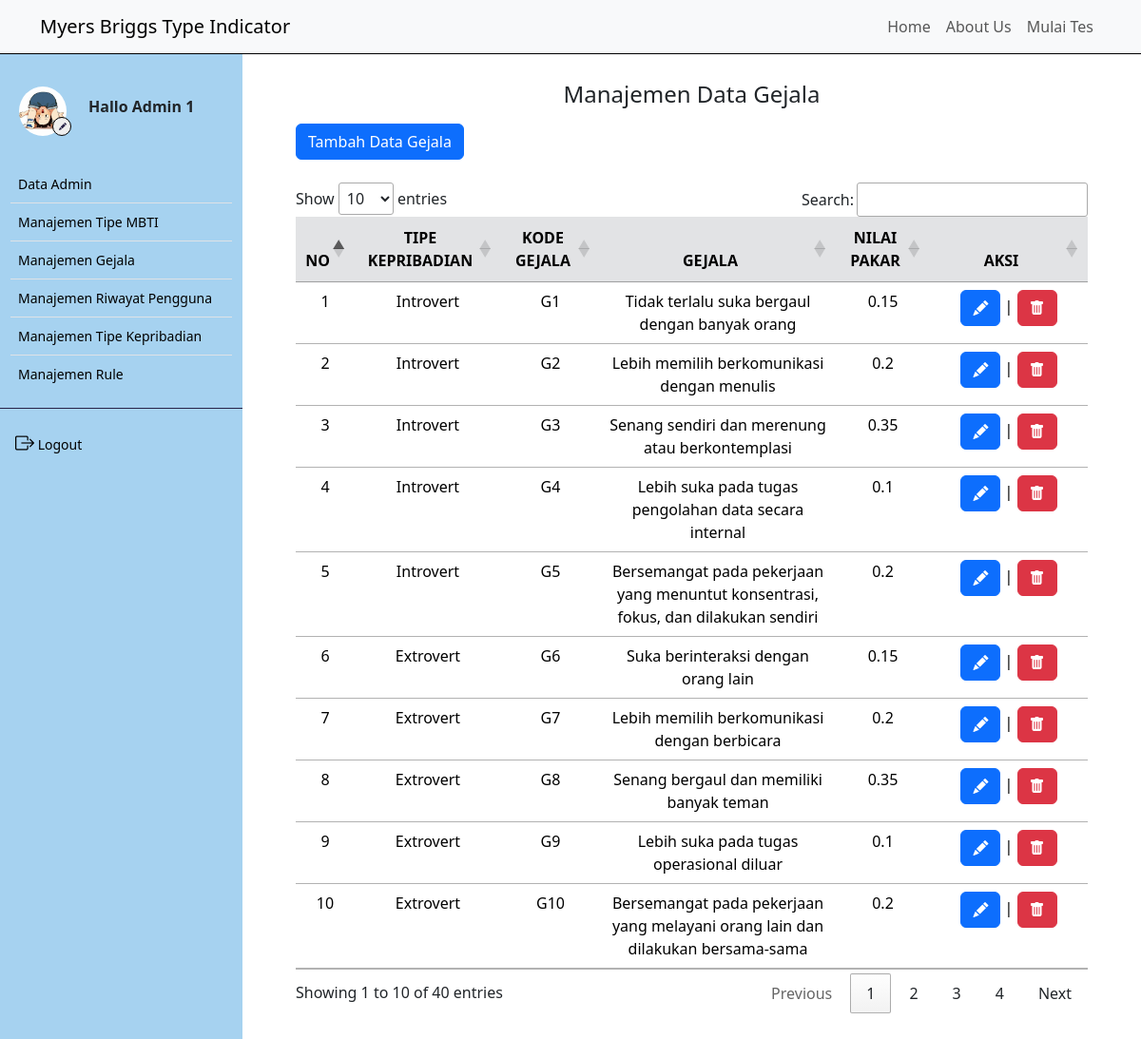
The app's page /gejala/index.php (signed in) with its own data.
### tables this page shows
CREATE TABLE `user` (
  `iduser` int(11) NOT NULL,
  `nama` varchar(50) NOT NULL,
  `username` varchar(50) NOT NULL,
  `password` varchar(100) NOT NULL,
  `email` varchar(50) NOT NULL,
  `foto` varchar(50) NOT NULL
);

CREATE TABLE `gejala` (
  `id_gejala` int(11) NOT NULL,
  `id_kepribadian` int(11) NOT NULL,
  `kode_gejala` varchar(20) NOT NULL,
  `gejala` text NOT NULL,
  `nilai_pakar` double NOT NULL
);

CREATE TABLE `tp_kepribadian` (
  `id_kepribadian` int(11) NOT NULL,
  `kode_kepribadian` varchar(20) NOT NULL,
  `kepribadian` varchar(30) NOT NULL,
  `inisial` varchar(10) NOT NULL,
  `skala` int(5) NOT NULL,
  `deskripsi` text NOT NULL
);

### controller/main.php (called while the page is built, shortened)
<?php
$conn = mysqli_connect("localhost", "root", "", "mbti");
function query($query)
{
    global $conn;
    $result = mysqli_query($conn, $query);
    $rows = [];
    while ($row = mysqli_fetch_assoc($result)) {
        $rows[] = $row;
    }
    return $rows;
}
function generateRandomKey()
{
    $keyLength = 32;
    $randomBytes = openssl_random_pseudo_bytes($keyLength, $strong);
    if (!$strong) {
        $randomBytes = random_bytes($keyLength);
    }
    return base64_encode($randomBytes);
}
function enkripsi($kata)
{
    $key = generateRandomKey();
    $string = openssl_encrypt($kata, 'AES-256-CBC', $key, 0, substr($key, 0, 16));
    $hasilEnkripsi = base64_encode($key . $string);
    return $hasilEnkripsi;
}
function dekripsi($kata)
{
    $string = base64_decode($kata);
    $key = substr($string, 0, 44);
    $enkripsi = substr($string, 44);
    $hasil = openssl_decrypt($enkripsi, 'AES-256-CBC', $key, 0, substr($key, 0, 16));
    return $hasil;
}
?>

### gejala/index.php (the view, shortened to what this page needs)
<?php
$gejala = query("SELECT * FROM gejala ORDER BY CAST(SUBSTRING(kode_gejala, 2) AS UNSIGNED)");
?>
<!DOCTYPE html>
<html lang="en">
<head>
    <link href="https://cdn.jsdelivr.net/npm/bootstrap@5.3.2/dist/css/bootstrap.min.css" rel="stylesheet"
 />
    <link rel="stylesheet" href="https://cdn.jsdelivr.net/npm/bootstrap-icons@1.9.1/font/bootstrap-icons.css" />
    <link rel="stylesheet" href="https://cdn.datatables.net/1.13.4/css/jquery.dataTables.min.css">
    <link rel="stylesheet" href="../style.css">
</head>
<body>
    <div class="content">
        <?php
        require_once('../navbar/navbar.php');
        ?>
        <div class="main-container m-0">
            <div class="d-flex">
                <?php
                require_once('../navbar/sidebar_inside.php');
                ?>
                <div class="contents" style="margin: 75px 0; padding: 10px 40px;">
                    <h4 class="text-center">Manajemen Data Gejala</h4>
                    <div class="ms-3 mt-3">
                        <a href="../gejala/input.php">
                            <button class="btn btn-primary">Tambah Data Gejala</button>
                        </a>
                    </div>
                    <div class="tabel mt-4 mx-3">
                        <table id="example" class="table table-hover text-center">
                            <thead>
                                <tr class="table-secondary">
                                    <th class="text-center" scope="col">NO</th>
                                    <th class="text-center" scope="col">TIPE KEPRIBADIAN</th>
                                    <th class="text-center" scope="col">KODE GEJALA</th>
                                    <th class="text-center" scope="col">GEJALA</th>
                                    <th class="text-center" scope="col">NILAI PAKAR</th>
                                    <th class="text-center" scope="col" style="width: 130px;">AKSI</th>
                                </tr>
                            </thead>
                            <tbody>
                                <?php
                                $i = 1;
                                foreach ($gejala as $g):
                                    $id_kepribadian = $g['id_kepribadian'];
                                    $kepribadian = query("SELECT kepribadian FROM tp_kepribadian WHERE id_kepribadian = $id_kepribadian")[0];
                                    ?>
                                    <tr>
                                        <td>
                                            <?= $i; ?>
                                        </td>
                                        <td>
                                            <?= $kepribadian['kepribadian']; ?>
                                        </td>
                                        <td>
                                            <?= $g['kode_gejala']; ?>
                                        </td>
                                        <td>
                                            <?= $g['gejala']; ?>
                                        </td>
                                        <td>
                                            <?= $g['nilai_pakar']; ?>
                                        </td>
                                        <td>
                                            <a class="text-decoration-none"
                                                href="edit.php?id=<?= enkripsi($g['id_gejala']); ?>">
                                                <button class="btn btn-primary"><i class="bi bi-pencil-fill"></i></button>
                                            </a>
                                            |
                                            <a class="delete bg-danger" id="delete"
                                                onclick="confirmDelete(<?= $g['id_gejala']; ?>)">
                                                <button class="btn btn-danger"><i class="bi bi-trash-fill"></i></button>
                                            </a>
                                        </td>
                                    </tr>
                                    <?php
                                    $i++;
                                endforeach;
                                ?>
                            </tbody>
                        </table>
                    </div>
                </div>
            </div>
        </div>
</body>
</html>

### navbar/sidebar_inside.php (shortened to what this page needs)
<?php
require_once '../controller/main.php';
$id_user = dekripsi($_COOKIE['SPmbti']);
$user = query("SELECT * FROM user WHERE iduser = $id_user")[0];
?>
<div class="sidebar" id="side_nav">
    <div class="content-side">
        <div class="profil pt-4">
            <div class="row d-flex align-items-center">
                <div class="col-sm-4 me-0">
                    <img src="../image/<?= $user['foto']; ?>" class="rounded-circle" alt="profi">
                    <a href="../profil">
                        <button class="rounded-circle"><i class="bi bi-pencil-fill"></i></button>
                    </a>
                </div>
                <div class="col-sm-8 m-0">
                    <h6 class="fw-bold">
                        Hallo
                        <?= $user['nama']; ?>
                    </h6>
                </div>
            </div>
        </div>
        <div class="">
            <ul class="list-group list-group-flush pt-4 fw-medium">
                <li class="list-group-item">
                    <a href="../admin/data_admin.php" class="text-decoration-none d-block">
                        <span>Data Admin</span>
                    </a>
                </li>
                <li class="list-group-item">
                    <a href="../tipe_mbti" class="text-decoration-none d-block">
                        <span>Manajemen Tipe MBTI</span>
                    </a>
                </li>
                <li class="list-group-item">
                    <a href="../gejala" class="text-decoration-none d-block">
                        <span>Manajemen Gejala</span>
                    </a>
                </li>
                <li class="list-group-item">
                    <a href="../riwayat" class="text-decoration-none d-block">
                        <span>Manajemen Riwayat Pengguna</span>
                    </a>
                </li>
                <li class="list-group-item">
                    <a href="../tipe_kepribadian" class="text-decoration-none d-block">
                        <span>Manajemen Tipe Kepribadian</span>
                    </a>
                </li>
                <li class="list-group-item">
                    <a href="rule" class="text-decoration-none d-block">
                        <span>Manajemen Rule</span>
                    </a>
                </li>
            </ul>
        </div>
        <hr class="hr-color">
        <ul class="list-unstyled fw-medium pb-5">
            <li>
                <a href="../logout.php" class="text-decoration-none d-block">
                    <i class="bi bi-box-arrow-right fs-5"></i>
                    <span>Logout</span>
                </a>
            </li>
        </ul>
    </div>
</div>

### style.css (style rules this page uses)
.content, .contents { min-height: 100vh; width: 100%; }
.sidebar { background: #7ebeeab0; min-width: 255px; max-width: 255px; transition: all ease-in 0.3s; min-height: 100vh; }
hr.hr-color { color: #272247; opacity: 1; }
.sidebar ul { padding: 0 11px; }
.sidebar li a { color: black; padding: 5px; font-size: 14px; margin-left: 0; }
.sidebar .list-group-item { padding: 4px 3px; }
.sidebar .list-group-item { background-color: transparent; }
.content-side { position: fixed; margin-top: 60px; width: 255px; }
.sidebar .profil img { width: 50px; height: 66px; margin-left:20px; padding: 7px 0; display: block; transition: all ease-in 0.3s; object-fit: cover; }
.sidebar .profil button { border: 1px solid black; position: absolute; margin-top: -27px; margin-left: 55px; width: 20px; height: 20px; }
.sidebar .profil button i { font-size: 8px; color: #272247; margin-top: -6px; margin-left: -3px; position: absolute; }

### records on screen
user: foto (picture), nama "Admin 1"
gejala: id_kepribadian.kepribadian "Introvert", kode_gejala "G1", gejala "Tidak terlalu suka bergaul dengan banyak orang", nilai_pakar "0.15"
gejala: id_kepribadian.kepribadian "Introvert", kode_gejala "G2", gejala "Lebih memilih berkomunikasi dengan menulis", nilai_pakar "0.2"
gejala: id_kepribadian.kepribadian "Introvert", kode_gejala "G3", gejala "Senang sendiri dan merenung atau berkontemplasi", nilai_pakar "0.35"
gejala: id_kepribadian.kepribadian "Introvert", kode_gejala "G4", gejala "Lebih suka pada tugas pengolahan data secara internal", nilai_pakar "0.1"
gejala: id_kepribadian.kepribadian "Introvert", kode_gejala "G5", gejala "Bersemangat pada pekerjaan yang menuntut konsentrasi, fokus, dan dilakukan sendiri", nilai_pakar "0.2"
gejala: id_kepribadian.kepribadian "Extrovert", kode_gejala "G6", gejala "Suka berinteraksi dengan orang lain", nilai_pakar "0.15"
gejala: id_kepribadian.kepribadian "Extrovert", kode_gejala "G7", gejala "Lebih memilih berkomunikasi dengan berbicara", nilai_pakar "0.2"
gejala: id_kepribadian.kepribadian "Extrovert", kode_gejala "G8", gejala "Senang bergaul dan memiliki banyak teman", nilai_pakar "0.35"
gejala: id_kepribadian.kepribadian "Extrovert", kode_gejala "G9", gejala "Lebih suka pada tugas operasional diluar", nilai_pakar "0.1"
gejala: id_kepribadian.kepribadian "Extrovert", kode_gejala "G10", gejala "Bersemangat pada pekerjaan yang melayani orang lain dan dilakukan bersama-sama", nilai_pakar "0.2"
